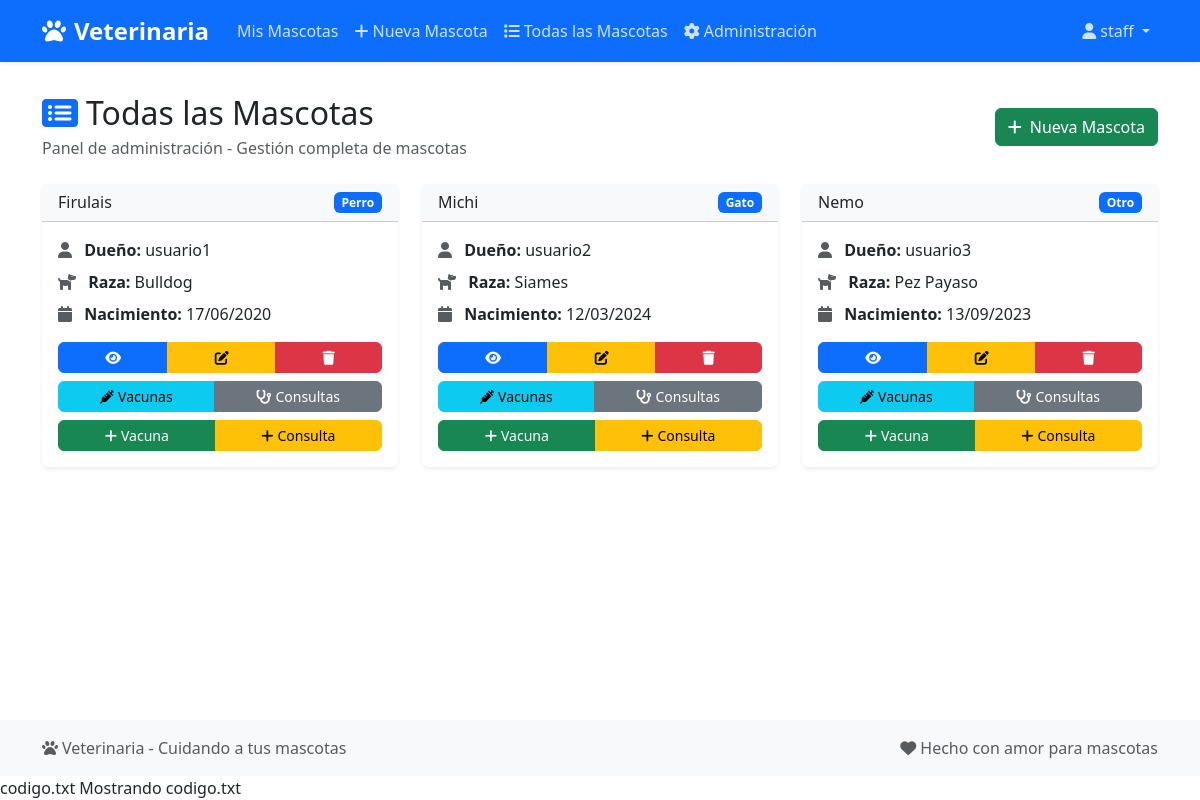
The page /veterinaria/todas-mascotas/ (signed in) on the database as committed earlier.
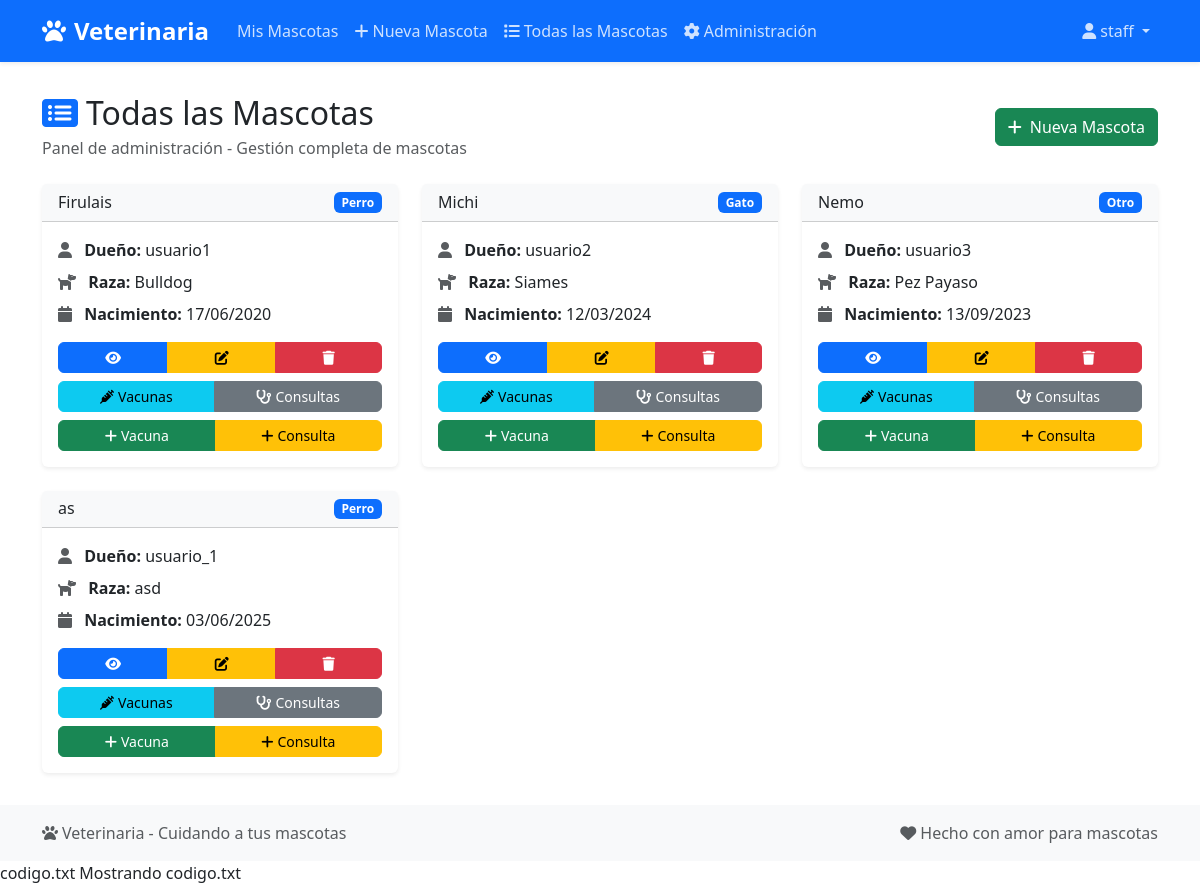
The same page on the database as committed later.
### Veterinaria/models.py (models this page shows, shortened)
class Mascota(models.Model):
    ESPECIES = [
        ('Perro', 'Perro'),
        ('Gato', 'Gato'),
        ('Otro', 'Otro'),
    ]
    nombre = models.CharField(max_length=100)
    especie = models.CharField(max_length=10, choices=ESPECIES)
    raza = models.CharField(max_length=100, blank=True)
    fecha_nacimiento = models.DateField()
    dueño = models.ForeignKey(
        User, on_delete=models.CASCADE, related_name='mascotas')

### Veterinaria/views.py (the view)
# urls.py: path('todas-mascotas/', views.vista_mascotas_todas,
@staff_member_required
def vista_mascotas_todas(request):
    mascotas = Mascota.objects.all()
    return render(request, 'veterinaria/vista_mascotas_todas.html', {'mascotas': mascotas})

### Veterinaria/templates/veterinaria/vista_mascotas_todas.html (shortened to what the changed rows need)
{% extends 'veterinaria/base.html' %}
{% block content %}
<div class="row">
    <div class="col-12">
        <div class="d-flex justify-content-between align-items-center mb-4">
            <div>
                <h2 class="mb-1">
                    <i class="fas fa-list-alt me-2 text-primary"></i>Todas las Mascotas
                </h2>
            </div>
        </div>
        {% if mascotas %}
            <div class="row g-4">
                {% for mascota in mascotas %}
                <div class="col-md-6 col-lg-4">
                    <div class="card h-100 border-0 shadow-sm">
                        <div class="card-header bg-light">
                            <div class="d-flex justify-content-between align-items-center">
                                <h6 class="mb-0">{{ mascota.nombre }}</h6>
                                <span class="badge bg-primary">{{ mascota.especie }}</span>
                            </div>
                        </div>
                        <div class="card-body">
                            <div class="mb-3">
                                <p class="card-text mb-2">
                                    <i class="fas fa-user me-2 text-muted"></i>
                                    <strong>Dueño:</strong> {{ mascota.dueño.username }}
                                </p>
                                <p class="card-text mb-2">
                                    <i class="fas fa-dog me-2 text-muted"></i>
                                    <strong>Raza:</strong> {{ mascota.raza }}
                                </p>
                                <p class="card-text mb-0">
                                    <i class="fas fa-calendar me-2 text-muted"></i>
                                    <strong>Nacimiento:</strong> {{ mascota.fecha_nacimiento|date:"d/m/Y" }}
                                </p>
                            </div>
                            <div class="d-grid gap-2">
                                <div class="btn-group" role="group">
                                    <a href="{% url 'detalle_mascota' mascota.id %}" class="btn btn-primary btn-sm">
                                        <i class="fas fa-eye"></i>
                                    </a>
                                    <a href="{% url 'editar_mascota' mascota.id %}" class="btn btn-warning btn-sm">
                                        <i class="fas fa-edit"></i>
                                    </a>
                                    <a href="{% url 'eliminar_mascota' mascota.id %}" class="btn btn-danger btn-sm">
                                        <i class="fas fa-trash"></i>
                                    </a>
                                </div>
                                <div class="btn-group" role="group">
                                    <a href="{% url 'detalle_vacunas' mascota.id %}" class="btn btn-info btn-sm">
                                        <i class="fas fa-syringe me-1"></i>Vacunas
                                    </a>
                                    <a href="{% url 'detalle_consultas' mascota.id %}" class="btn btn-secondary btn-sm">
                                        <i class="fas fa-stethoscope me-1"></i>Consultas
                                    </a>
                                </div>
                                <div class="btn-group" role="group">
                                    <a href="{% url 'registrar_vacuna' mascota.id %}" class="btn btn-success btn-sm">
                                        <i class="fas fa-plus me-1"></i>Vacuna
                                    </a>
                                    <a href="{% url 'registrar_consulta' mascota.id %}" class="btn btn-warning btn-sm">
                                        <i class="fas fa-plus me-1"></i>Consulta
                                    </a>
                                </div>
                            </div>
                        </div>
                    </div>
                </div>
                {% endfor %}
            </div>
        {% endif %}
    </div>
</div>
{% endblock %}

Rows that differ between the two databases and show on the page:
added Mascota: nombre "as", especie "Perro", dueño.username "usuario_1", raza "asd", fecha_nacimiento "03/06/2025"
